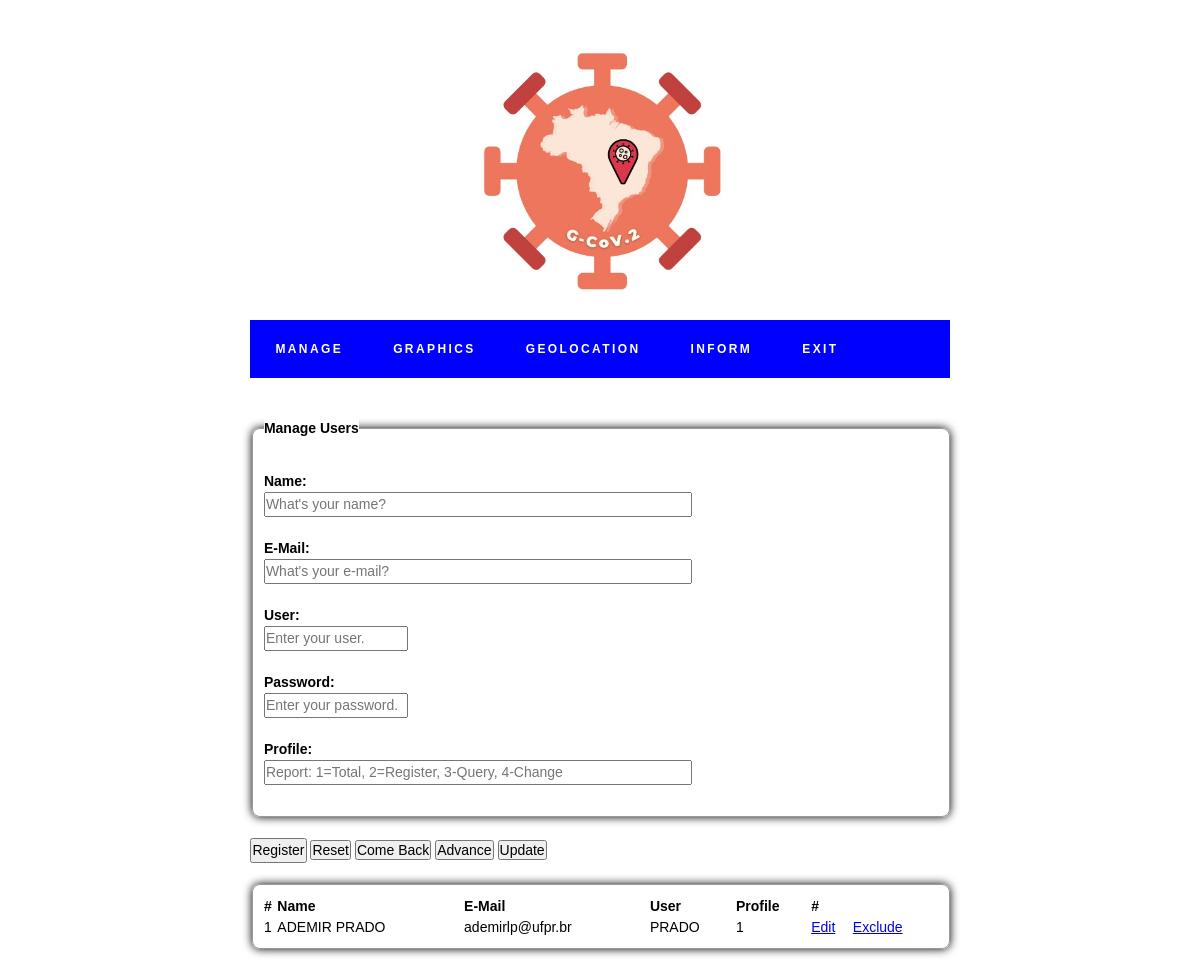
The app's page /SourceCode/usuario.php (signed in), older data.
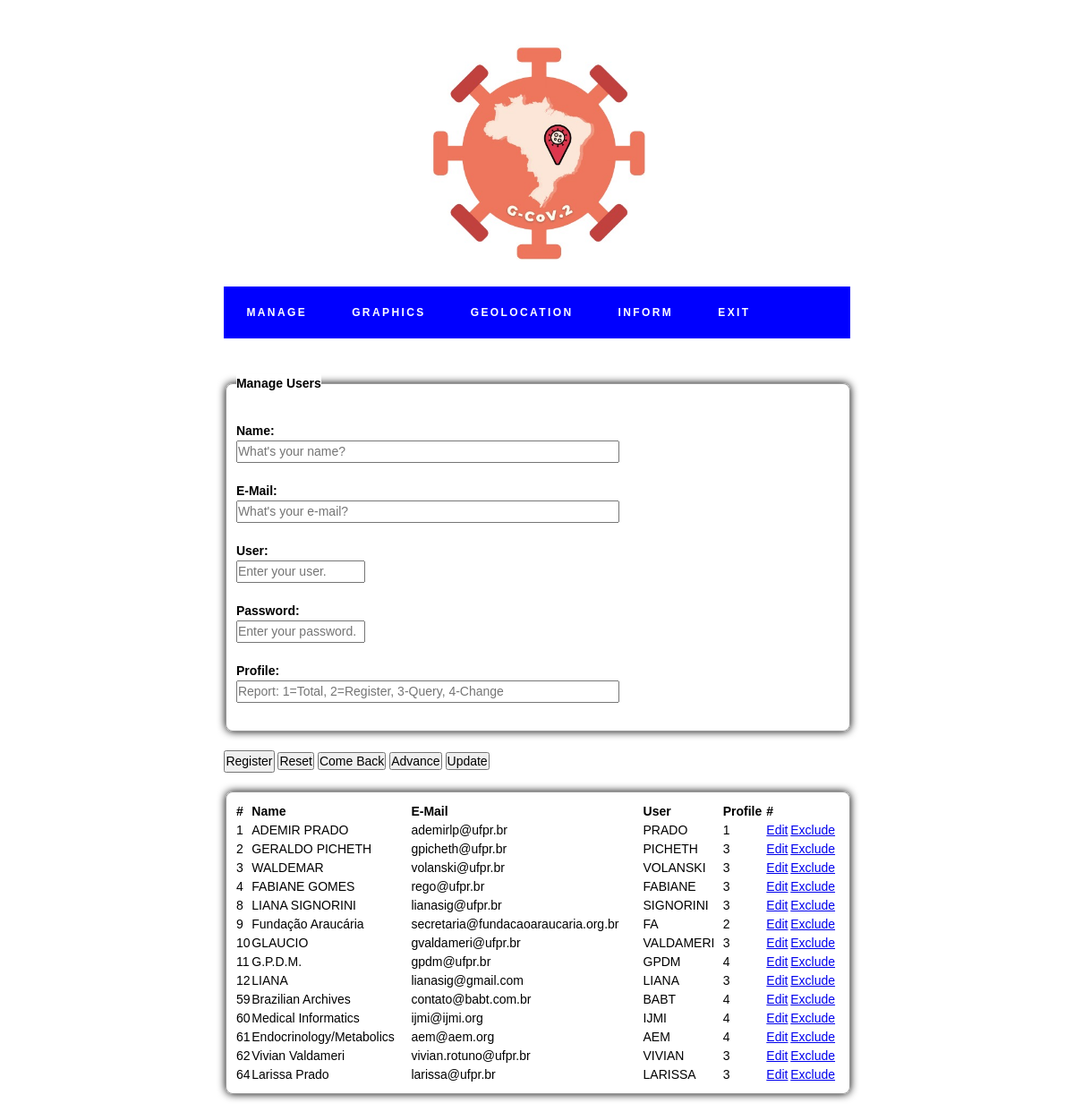
The same page, newer data.
### tables this page shows
CREATE TABLE `usuario` (
  `id` int(11) NOT NULL,
  `nome` varchar(50) NOT NULL,
  `login` varchar(15) NOT NULL,
  `senha` varchar(255) NOT NULL,
  `email` varchar(50) NOT NULL,
  `perfil` tinyint(4) NOT NULL
);

### SourceCode/usuario.php (the view, shortened to what this page needs)
<?php
@$nivel_necessario = $_SESSION['UsuarioNivel'];
if ($nivel_necessario == 1 || $nivel_necessario  == 0)
{
	include "conexao.php";
	$id     = -1;
	$nome   = "";
	$email  = "";
	$login 	= "";
	$senha  = "";
	$perfil = "";
	?>
	<html>
	<head>
		<link rel="stylesheet" type="text/css" href="style.css">
	</head>
	<body>
		<?php
			include "menu.php";
		?>
		<div class="site-content">
		<div class="center" style="width:185mm">
		<form action="<?=$_SERVER["PHP_SELF"]?>" method="POST" class="form-signin" enctype="multipart/form-data">
			<fieldset>
			<table width="675px" cellspacing="0">
			  <legend><strong><h2>Manage Users</h2></legend>
			  <br>
			  <label for="nome">Name:</label>
			  <br>
			  <input type="text" name="nome" size="50" maxlength = "50" placeholder="What's your name?" value="<?=$nome?>"><br/><br/>
			  <label for="email">E-Mail:</label>
			  <br>
			  <input type="email" name="email" size="50" maxlength = "50" placeholder="What's your e-mail?" value="<?=$email?>"><br/><br/>
			  <label for="login">User:</label>
			  <br>
			  <input type="text" name="login" size="15" maxlength = "15" placeholder="Enter your user." value="<?=$login?>"><br/><br/>
			  <label for="senha">Password:</label>
			  <br>
			  <input type="password" name="senha" size="15" maxlength = "15" placeholder="Enter your password." value="<?=$senha?>"><br/><br/>
			  <label for="perfil">Profile:</label>
			  <br>
			  <input type="text" name="perfil" size="50" maxlength = "1" placeholder="Report: 1=Total, 2=Register, 3-Query, 4-Change" value="<?=$perfil?>"><br/><br/>
			</table>
			</fieldset>
			<br>
			<button type="submit"><?=($id==-1)?"Register":"Salvar"?></button>
			<input type="reset" value="Reset">
			<input type="button" value="Come Back" onClick="history.go(-1)">
			<input type="button" value="Advance" onCLick="history.forward()">
			<input type="button" value="Update" onClick="history.go(0)">
		</form>
		<br>
		<fieldset>
		<table width="675px" cellspacing="0">
			<tr>
				<td><strong>#</strong></td>
				<td><strong>Name</strong></td>
				<td><strong>E-Mail</strong></td>
				<td><strong>User</strong></td>
				<td><strong>Profile</strong></td>
				<td><strong>#</strong></td>
			 </tr>
			<?php
			$result = $conn->query("SELECT * FROM USUARIO");
			while($aux_query = $result->fetch_assoc())
			{
			  echo '<tr>';
			  echo '  <td>'.$aux_query["id"].'</td>';
			  echo '  <td>'.$aux_query["nome"].'</td>';
			  echo '  <td>'.$aux_query["email"].'</td>';
			  echo '  <td>'.$aux_query["login"].'</td>';
			  echo '  <td>'.$aux_query["perfil"].'</td>';
			  echo '  <td><a href="'.$_SERVER["PHP_SELF"].'?id='.$aux_query["id"].'">Edit</a></td>';
			  echo '  <td><a href="'.$_SERVER["PHP_SELF"].'?id='.$aux_query["id"].'&del=true">Exclude</a></td>';
			  echo '</tr>';
			}?>
		</table>
		</fieldset>
		</div>
	</div>
	</body>
	</html>
<?php
}else{
	header("location:menu.php?erro=<h2>Access Denied to Manage Users!");
}
?>

Row changes from the older to the newer data that the page shows:
added usuario: id "2", nome "GERALDO PICHETH", email "gpicheth@ufpr.br", login "PICHETH", perfil "3"
added usuario: id "3", nome "WALDEMAR", email "volanski@ufpr.br", login "VOLANSKI", perfil "3"
added usuario: id "4", nome "FABIANE GOMES", email "rego@ufpr.br", login "FABIANE", perfil "3"
added usuario: id "8", nome "LIANA SIGNORINI", email "lianasig@ufpr.br", login "SIGNORINI", perfil "3"
added usuario: id "9", nome "Fundação Araucária", email "secretaria@fundacaoaraucaria.org.br", login "FA", perfil "2"
added usuario: id "10", nome "GLAUCIO", email "gvaldameri@ufpr.br", login "VALDAMERI", perfil "3"
added usuario: id "11", nome "G.P.D.M.", email "gpdm@ufpr.br", login "GPDM", perfil "4"
added usuario: id "12", nome "LIANA", email "lianasig@gmail.com", login "LIANA", perfil "3"
added usuario: id "59", nome "Brazilian Archives", email "contato@babt.com.br", login "BABT", perfil "4"
added usuario: id "60", nome "Medical Informatics", email "ijmi@ijmi.org", login "IJMI", perfil "4"
added usuario: id "61", nome "Endocrinology/Metabolics", email "aem@aem.org", login "AEM", perfil "4"
added usuario: id "62", nome "Vivian Valdameri", email "vivian.rotuno@ufpr.br", login "VIVIAN", perfil "3"
added usuario: id "64", nome "Larissa Prado", email "larissa@ufpr.br", login "LARISSA", perfil "3"
